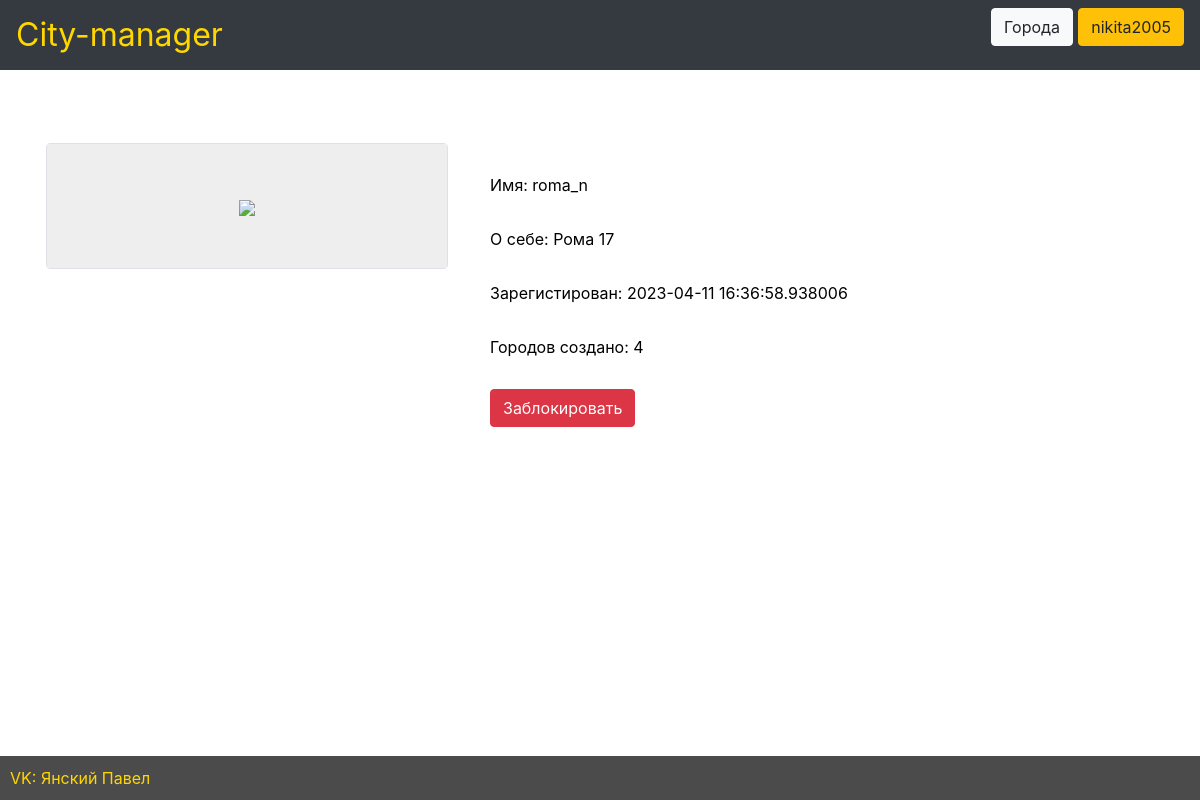
The page /users/1 (signed in) on the database its author committed.
### data/users.py (models this page shows, shortened)
class User(SqlAlchemyBase, UserMixin):
    __tablename__ = 'users'
    id = sqlalchemy.Column(sqlalchemy.Integer,
                           primary_key=True, autoincrement=True)
    name = sqlalchemy.Column(sqlalchemy.String, unique=True, nullable=True)
    about = sqlalchemy.Column(sqlalchemy.String, nullable=True)
    email = sqlalchemy.Column(sqlalchemy.String,
                              index=True, unique=True, nullable=True)
    photo = sqlalchemy.Column(sqlalchemy.BLOB, nullable=True)
    hashed_password = sqlalchemy.Column(sqlalchemy.String, nullable=True)
    created_date = sqlalchemy.Column(sqlalchemy.DateTime,
                                     default=datetime.datetime.now)
    def city_count(self):
        db_sess = db_session.create_session()
        cities = db_sess.query(City).filter(City.user_id == self.id).all()
        return len(cities)

### main.py (the view)
@app.route('/users/<int:id>', methods=['GET', 'POST'])
@login_required
def user_profile(id):
    if request.method == "GET":
        db_sess = db_session.create_session()
        user = db_sess.query(User).filter(User.id == id).first()
        if user:
            b_users = db_sess.query(BlockedUser.id).filter(BlockedUser.user_id == current_user.id).all()
            if b_users:
                b_users = [blocked_user[0] for blocked_user in b_users]
            return render_template('user.html', title=user.name, user=user, b_users=b_users)
        else:
            abort(404)

### data/db_session.py (called while the page is built)
def create_session() -> Session:
    global __factory
    return __factory()

### main.py (called while the page is built)
@login_manager.user_loader
def load_user(user_id):
    db_sess = db_session.create_session()
    return db_sess.query(User).get(user_id)

### templates/user.html
{% extends "base.html" %}
{% block content %}
<br><br><br>
<table border="0" class="profile-table">
    <tr><td valign="top">
        <div class="col-md6 border rounded">
            <div class="profile-ava">
                <img src="{{ url_for('userava', id=user.id) }}">
            </div>
        </div>
    </td>
    <td valign="top" class="profile-panel">
                   <ul class="profile-info">
                   <li style="user_info">Имя: {{ user.name }}</li>
                   <li style="user_info">О себе: {{ user.about }}</li>
                   <li style="user_info">Зарегистирован: {{ user.created_date  }}</li>
                   <li style="user_info">Городов создано: {{ user.city_count()  }}</li>
                   {% if user.id == current_user.id %}
                   <li><a class="btn btn-warning" href="{{url_for('blocked_users')}}" style="font-size: 14px">Заблокированные</a>
                   <a class="btn btn-dark" href="{{url_for('selected_cities')}}" style="font-size: 14px">Избранное</a></li>
                   <li><a class="btn btn-danger" href="{{url_for('logout')}}" >Выйти из профиля</a></li>
                   {% elif user.id not in b_users %}
                   <li><a class="btn btn-danger" href="{{url_for('block', id=user.id)}}">Заблокировать</a></li>
                   {% else %}
                   <li><a class="btn btn-danger" href="{{url_for('unblock', id=user.id)}}">Разблокировать</a></li>
                   {% endif %}
                   </ul>
         </td></tr>
</table>
{% endblock %}

### templates/base.html (shortened to what this page needs)
<!doctype html>
<html lang="en">
<head>
    <link rel="stylesheet"
          href="https://stackpath.bootstrapcdn.com/bootstrap/4.4.1/css/bootstrap.min.css"
>
    <link rel="stylesheet" type="text/css" href="{{url_for('static', filename='css/style.css')}}" />
</head>
<body>
<header>
    <nav class="navbar navbar-dark bg-dark">
        <a style="color: gold; margin-left: 0; margin-right: auto; width: 16em;font-size: 2rem;" href="/">City-manager</a>
        {% if current_user.is_authenticated %}
        <p>
            <a class="btn btn-light" href="/main">Города</a>
            <a class="btn btn-warning" href="/users/{{ current_user.id }}">{{ current_user.name }}</a>
        </p>
        {% else %}
        <p>
            <a class="btn btn-light" href="/register">Зарегистрироваться</a>
            <a class="btn btn-warning" href="/login">Войти</a>
        </p>
        {% endif %}
    </nav>
</header>
<main role="main" class="container">
    {% block content %}{% endblock %}
</main><br><br><br>
<a class="footer" href="https://vk.com/pavelyanski">
    VK: Янский Павел
</a>
</body>
</html>

### static/css/style.css (style rules this page uses)
p { color: black; font-size: 1.2em }
.profile-ava { width: 400px; text-align: center; overflow: hidden; background: #eee; padding: 50px; }
.profile-ava img { max-width: 300px; height: auto; }
.profile-panel { padding: 10 10 10 10px; }
ul.profile-info { list-style: none; margin: 10px 0 0 0; padding: 10; color: #000000; }
ul.profile-info li { margin-top: 30px; }
.profile-table { font-size: 2.em }
.profile-table { font-size: 2.em; }
a.footer { position: fixed; right: 0; bottom: 0; padding: 10px; background: #4b4b4b; color: gold; width: 100%; }

### rows shown on the page
User: name "nikita2005"
User: name "roma_n", about "Рома 17", created_date "2023-04-11 16:36:58.938006"

### other values the page prints
{{ user.city_count() }} "4"
